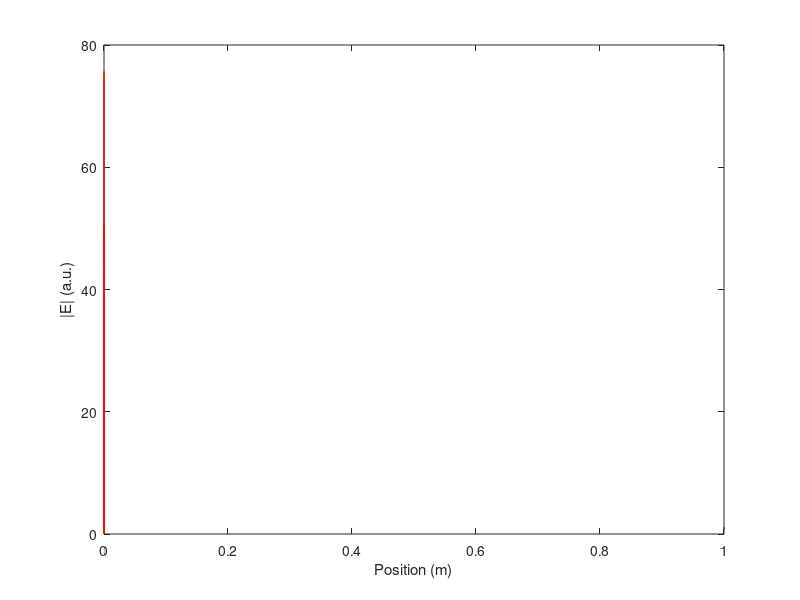

Write MATLAB code to recreate this figure. (Note: this script raises an error after producing the figure.)
%%%%%%%%%%%%%%%%%%%%%%%%%%%%%%%%%%%%%%%%%%%%%%%%%%%%%%%%%%%%%%%%%%%%%%%%%%%
% Filename:    E_Field_of_PQ.m
% Author:      Shakeel Ahmed
% Date:        July 10, 2025
% MATLAB:      R2020b or later
%
% Purpose:
%   Calculate and plot the electric-field distribution through a 1D Si/SiO2 stack
%   with a central defect layer, showing the localized interface mode.
% COMPUTE_EFIELD_INTERFACE  Compute E-field distribution for a defect interface mode in a 1D Topological photonic crystal.
%%%%%%%%%%%%%%%%%%%%%%%%%%%%%%%%%%%%%%%%%%%%%%%%%%%%%%%%%%%%%%%%%%%%%%%%%%%
clear all;
c=3e8; 
e0=8.854e-12;
miu0=4*pi*1e-7; 
ea=3.48^2;
miua=1; 
eb=1.45^2;
miub=1; 
ec=ea;
miuc=1;   
ed=eb;
miud=1;
e_in=1^2;
miu_in=1;

n_in=e_in^(1/2)*miu_in^(1/2);
e_out=1^2;
miu_out=1; 
n_out=e_out^(1/2)*miu_out^(1/2);      
na=ea^(1/2)*miua^(1/2);
nb=eb^(1/2)*miub^(1/2);
nc=ec^(1/2)*miuc^(1/2);
nd=ed^(1/2)*miud^(1/2);

H0=1e-8; 
T0=H0/c;
f0=1/T0;
pi2=2*pi;
w0=pi2*f0;
ha=110e-9;
hb=270e-9;
hc=0.5*ha;
hd=0.5*hb;
point=5000; 
a1=0*pi/180;
f=172.714e12; 
%f=602.15e12;
w=pi2*f;

ka=(w/c)*(ea^(1/2))*(miua^(1/2))*((1-(((sin(a1))^2)/(ea*miua)))^(1/2));
kb=(w/c)*(eb^(1/2))*(miub^(1/2))*((1-(((sin(a1))^2)/(eb*miub)))^(1/2));
kc=(w/c)*(ec^(1/2))*(miuc^(1/2))*((1-(((sin(a1))^2)/(ec*miuc)))^(1/2));
kd=(w/c)*(ed^(1/2))*(miud^(1/2))*((1-(((sin(a1))^2)/(ed*miud)))^(1/2));

p_in=(miu0*miu_in)^(1/2)/(e0*e_in)^(1/2);
p_out=(miu0*miu_out)^(1/2)/(e0*e_out)^(1/2);
pa=ea^(1/2)/miua^(1/2)*((1-((sin(a1))^2/(ea*miua)))^(1/2));
pb=eb^(1/2)/miub^(1/2)*((1-((sin(a1))^2/(eb*miub)))^(1/2));
pc=ec^(1/2)/miuc^(1/2)*((1-((sin(a1))^2/(ec*miuc)))^(1/2));
pd=ed^(1/2)/miud^(1/2)*((1-((sin(a1))^2/(ed*miud)))^(1/2));

ma=[cos(ka*ha),-1i*(1/pa)*sin(ka*ha);-1i*pa*sin(ka*ha),cos(ka*ha)];
mb=[cos(kb*hb),-1i*(1/pb)*sin(kb*hb);-1i*pb*sin(kb*hb),cos(kb*hb)];
mc=[cos(kc*hc),-1i*(1/pc)*sin(kc*hc);-1i*pc*sin(kc*hc),cos(kc*hc)];
md=[cos(kd*hd),-1i*(1/pd)*sin(kd*hd);-1i*pd*sin(kd*hd),cos(kd*hd)];

m=10; 
M = (md*ma*md)^m * (mc*mb*mc)^m;  
t=2*cos(a1)/((M(1)+M(3)*cos(a1))*cos(a1)+(M(2)+M(4)*cos(a1)));
r=((M(1)+M(3)*cos(a1))*cos(a1)-(M(2)+M(4)*cos(a1)))/((M(1)+M(3)*cos(a1))*cos(a1)+(M(2)+M(4)*cos(a1)));
T=(abs(t))^2; 
R=(abs(r))^2; 
veri=abs(t)^2+abs(r)^2;

H1=hd+ha+hd; 
H3=hc+hb+hc;
L=H1*m+H3*m;
L1=H1*m;
U0V0=[(1+r);(1-r)]; 
M1=md*ma*md;        
M2=(md*ma*md)^m;    

is=1;
l=L/point;

for d=0:l:L
    if d<=L1 
        N=fix(d/H1); 
        d1=d-(N*H1);  
        if d1<=hd
            bd0=kd*d1;
            ba0=0;
            bd01=0;
        elseif d1<=hd+ha
            bd0=kd*hd;
            ba0=ka*(d1-hd);
            bd01=0;
        else
            bd0=kd*hd;
            ba0=ka*ha;
            bd01=kd*(d1-hd-ha);
        end
        md0=[cos(bd0),-1i*(1/pd)*sin(bd0);-1i*pd*sin(bd0),cos(bd0)];
        ma0=[cos(ba0),-1i*(1/pa)*sin(ba0);-1i*pa*sin(ba0),cos(ba0)];
        md01=[cos(bd01),-1i*(1/pd)*sin(bd01);-1i*pd*sin(bd01),cos(bd01)];
        m0=md0*ma0*md01; 
        M0=M1^N;          

    else 
        d3=d-L1;         
        N=fix(d3/H3);
        d3_unit=d3-N*H3; 
        if d3_unit<=hc
            bc0=kc*d3_unit;
            bb0=0;
            bc01=0;
        elseif d3_unit<=hc+hb
            bc0=kc*hc;
            bb0=kb*(d3_unit-hc);
            bc01=0;
        else
            bc0=kc*hc;
            bb0=kb*hb;
            bc01=kc*(d3_unit-hc-hb);
        end
        mc0=[cos(bc0),-1i*(1/pc)*sin(bc0);-1i*pc*sin(bc0),cos(bc0)];
        mb0=[cos(bb0),-1i*(1/pb)*sin(bb0);-1i*pb*sin(bb0),cos(bb0)];
        mc01=[cos(bc01),-1i*(1/pc)*sin(bc01);-1i*pc*sin(bc01),cos(bc01)];
        m0=mc0*mb0*mc01; 
        M0=M2*(mc*mb*mc)^N; 
    end
    M100=M0*m0;
    UV=pinv(M100)*U0V0;
    at(is,1)=d;
    at(is,2)=abs(UV(1));
    is=is+1;
end
figure('Color','w','Position',[100 100 500 200]);
xx=at(:,1);
yy=at(:,2);
plot(xx,yy,'red', LineWidth=1);
xlabel('Position (m)');
ylabel('|E| (a.u.)');
xline(L1, '--k', 'LineWidth', 1);

